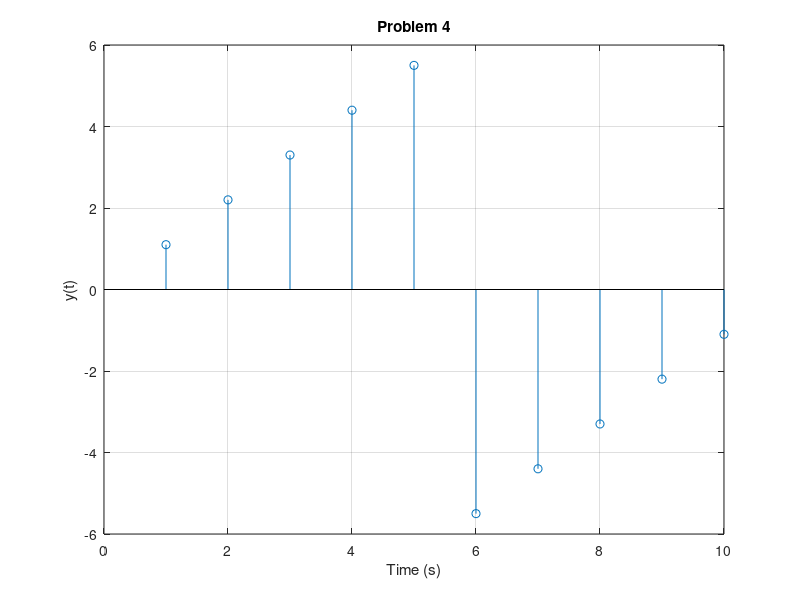

Here is the MATLAB script that generated this plot:
% Oluwatimileyin Olaosebikan , C00422558
% Homework 2 , Problem 4
% Sept. 20th 2019 , Fall 2019
clc, clear;

t = 1:1:5;
x = 6:1:10;
y = [1.1*t , 1.1*x - 12.1];
stem(y);
grid;
xlabel('Time (s)');
ylabel('y(t)');
title('Problem 4');
xlim=[-10,10];
ylim = [-10,10];

